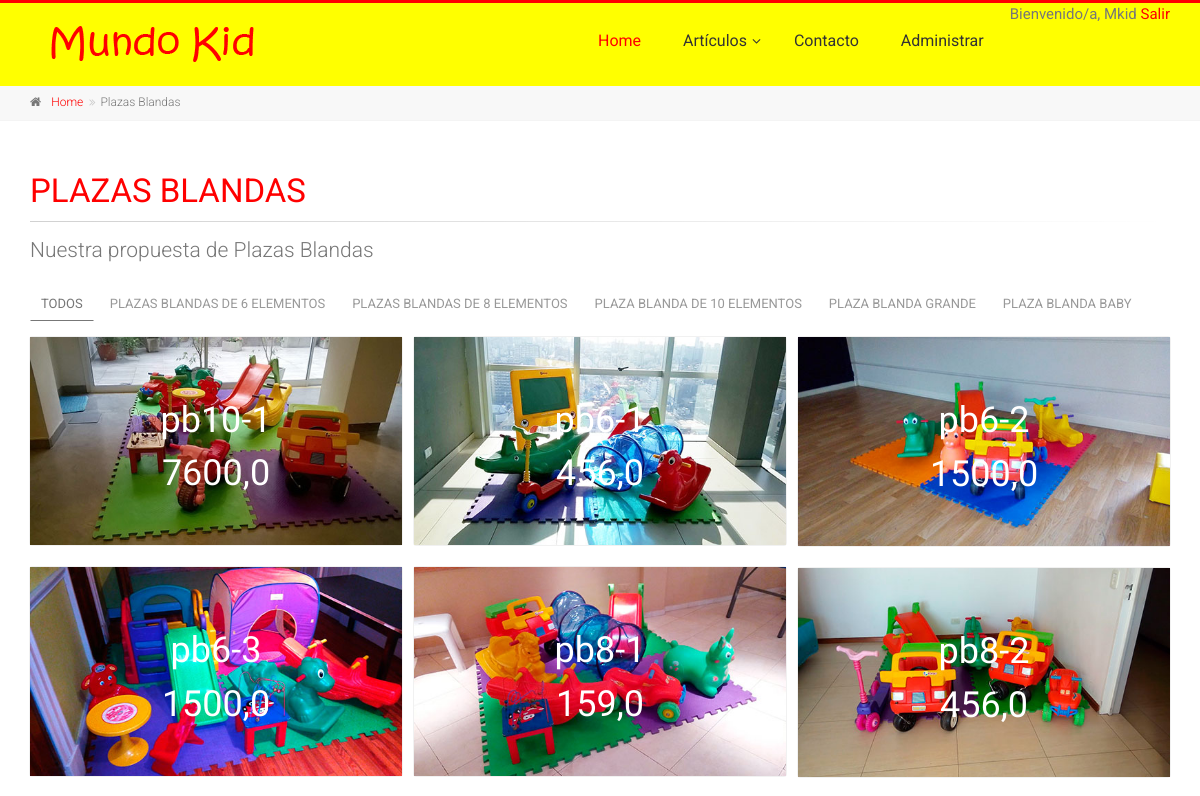
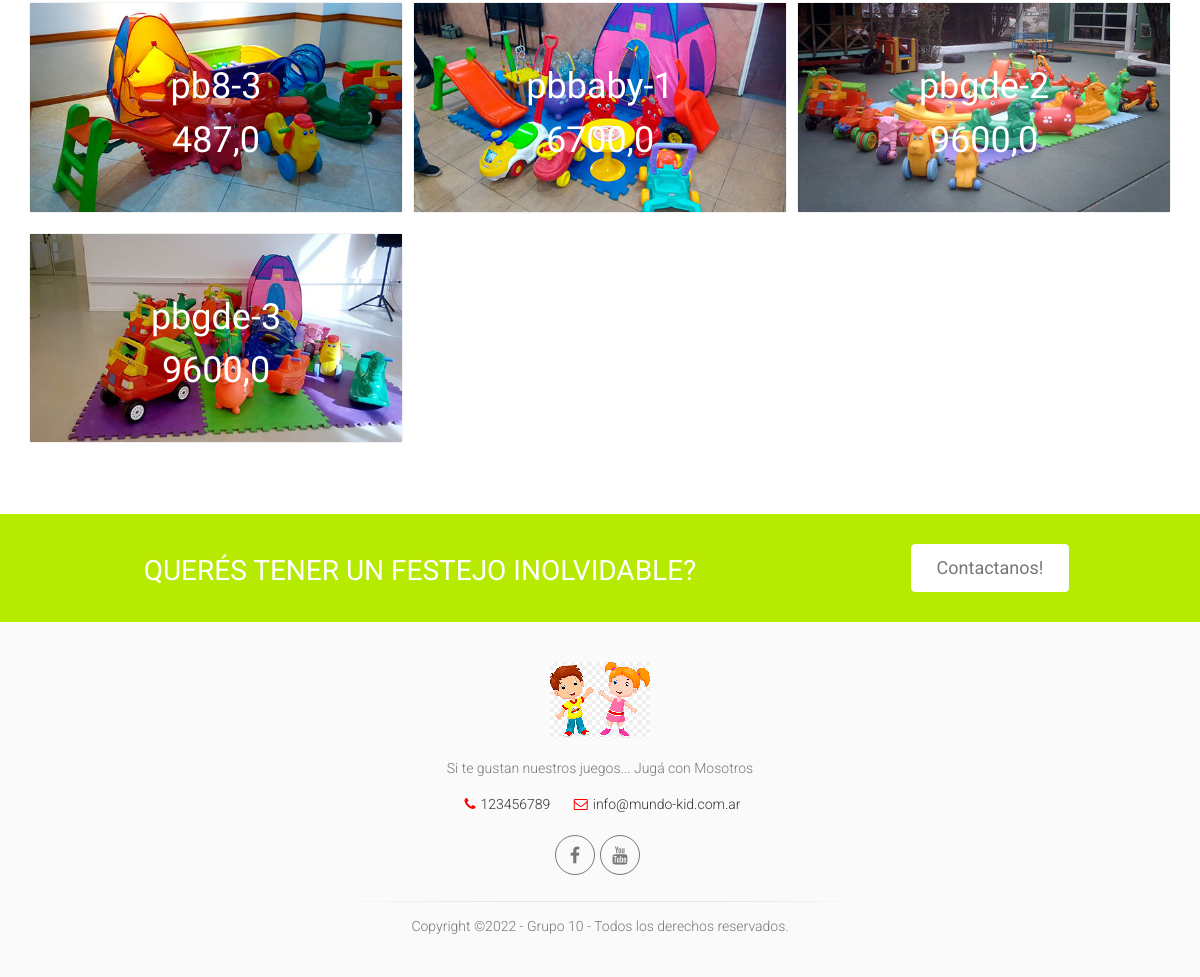
/plazas_blandas/ (signed in), run on an earlier commit of the app's database (2 pictures, top to bottom).
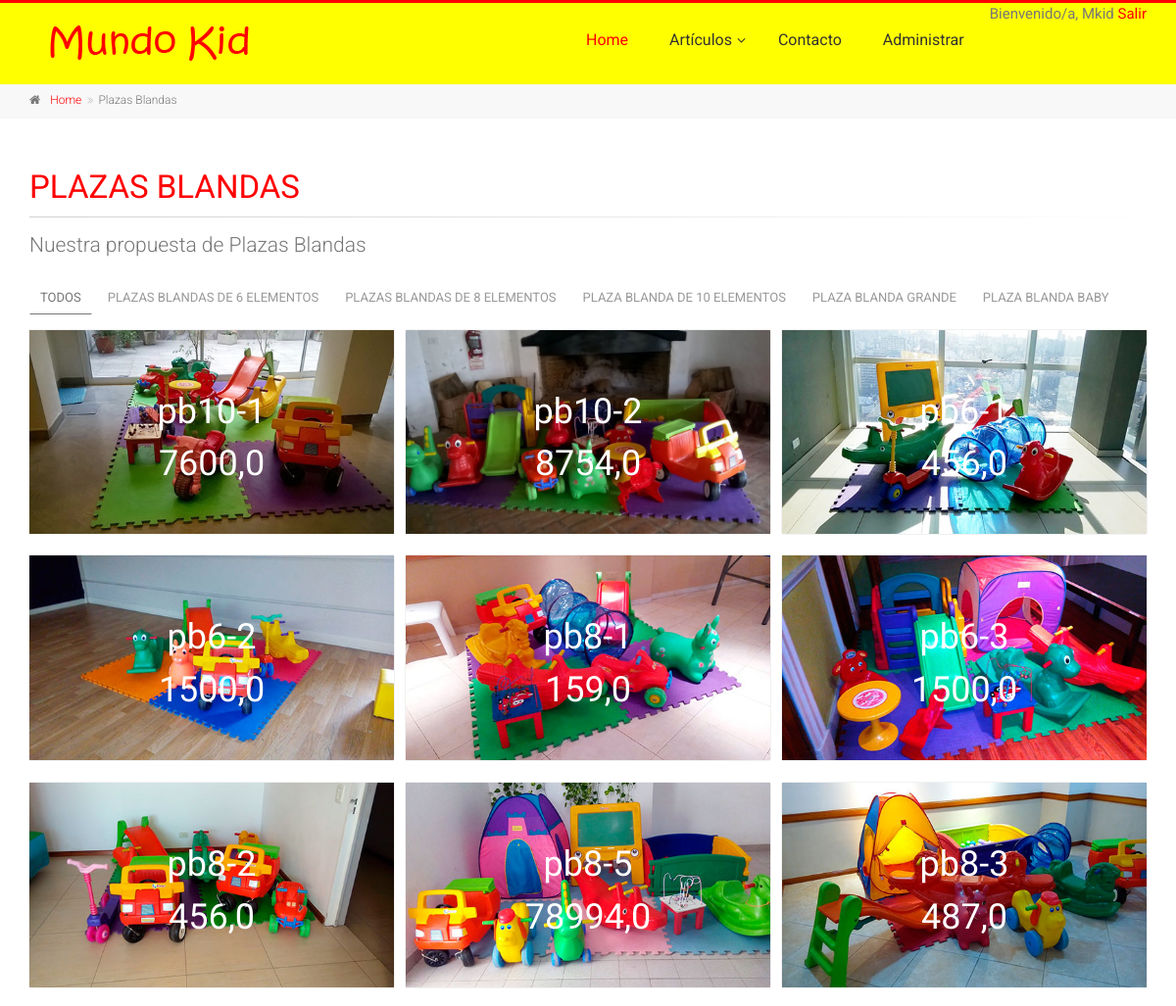
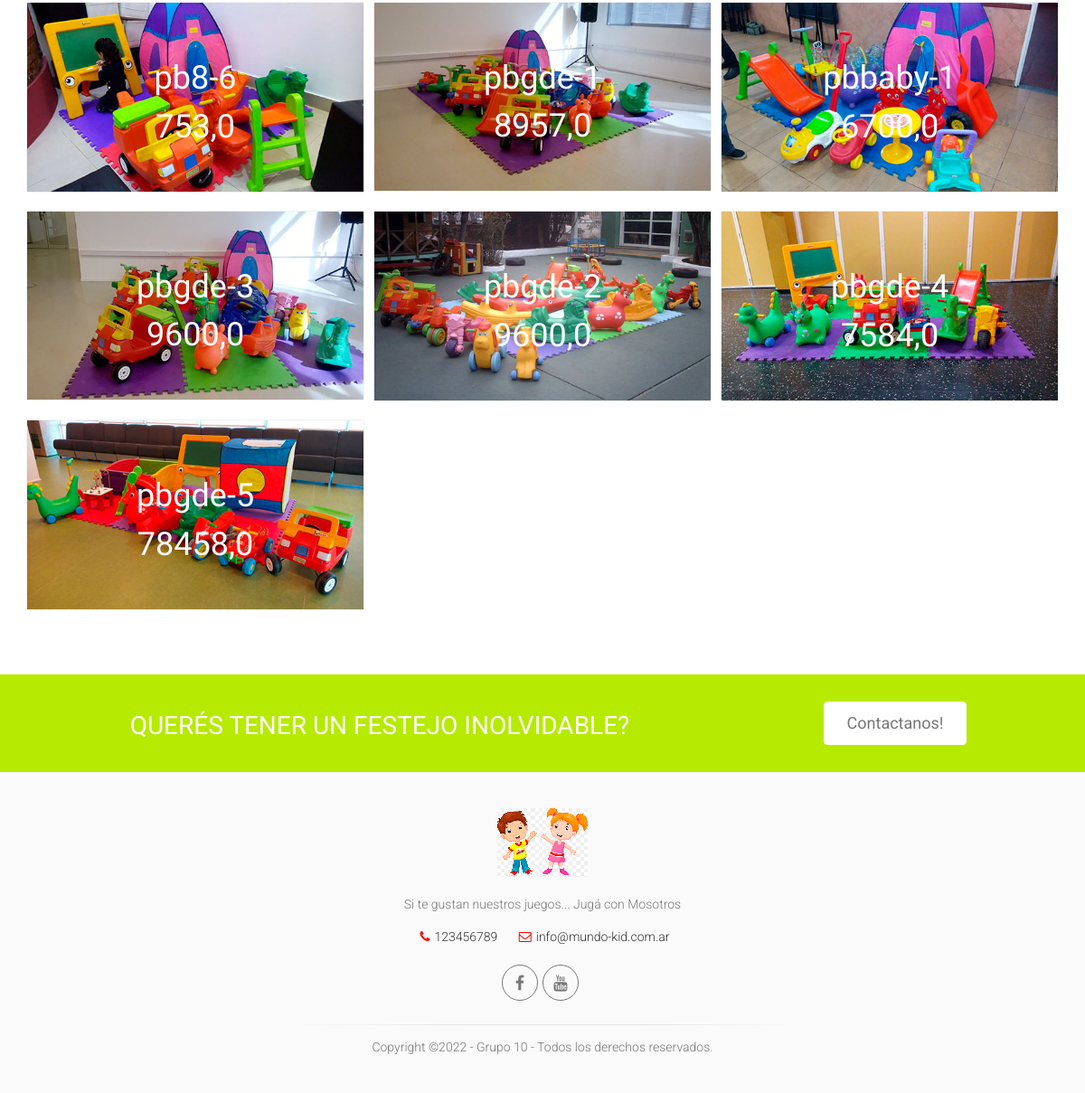
And on a later commit of the database (2 pictures, top to bottom).
### Articulos/models.py (models this page shows, shortened)
class Subcategoria(models.Model):
    id_subcategoria=models.TextField(primary_key=True,max_length=10,verbose_name="Id Subcategoría")
    id_categoria=models.CharField(
        models.ForeignKey('Categoria',on_delete=models.CASCADE),
        max_length=2, null=False, blank=False,
        choices=categorias_id,
        default='in')
    desc_subcategoria=models.TextField(max_length=40,verbose_name="Descripción Subcategoría")

class Articulo(models.Model):
    id=models.AutoField(primary_key=True,verbose_name="Id_Artículo")
    nombre=models.TextField(max_length=40)
    categoria=models.CharField(
        models.ForeignKey('Categoria',on_delete=models.CASCADE),
        max_length=2, null=False, blank=False,
        choices=categorias_id,
        default='in')
    subcategoria=models.TextField(
        models.ForeignKey('Subcategoria',on_delete=models.CASCADE),
        null=False, blank=False,
        max_length=10)
    stock=models.IntegerField()
    precio=models.FloatField()
    imagen_url = models.ImageField(upload_to='articulos', null=True, blank=True, default='No-Image-Placeholder.svg')
    class Meta:
        verbose_name ="articulo"
        verbose_name_plural="articulos"
        ordering= ['nombre']

### Articulos/views.py (the view)
# urls.py: path('plazas_blandas/',Articulos_views.plazas_blandas,name="plazas_blandas"),
@login_required
def plazas_blandas(request):
    articulos=Articulo.objects.filter(categoria = 'pb')
    subcategorias=Subcategoria.objects.filter(id_categoria = 'pb')
    return render(request,"Articulos/articulos.html",{'articulos':articulos,'subcategorias' : subcategorias, 'titulo':'Plazas Blandas'})

### Articulos/templates/Articulos/articulos.html
{% extends 'MundoKid/base.html' %}
{% load static %}
{% block content %}
			<div class="breadcrumb-container">
				<div class="container">
					<ol class="breadcrumb">
						<li><i class="fa fa-home pr-10"></i><a href="{% url 'home' %}">Home</a></li>
						<li class="active">{{titulo}}</li>
					</ol>
				</div>
			</div>
			<section class="main-container">
				<div class="container">
					<div class="row">
						<div class="main col-md-12">
							<h1 class="page-title"><span>{{titulo}}</span></h1>
							<div class="separator-2"></div>
							<p class="lead">Nuestra propuesta de {{titulo}}</p>
							<div class="filters">
								<ul class="nav nav-pills">
									<li class="active"><a href="#" data-filter="*">Todos</a></li>
									{% for subcategoria in subcategorias %}
									<li><a href="#" data-filter='.{{subcategoria.id_subcategoria}}'>{{subcategoria.desc_subcategoria}}</a></li>
									{% endfor %}
                                </ul>
							</div>
							<div class="isotope-container row grid-space-10">
							{% load static %}
                                {% for articulo in articulos %}
								<div class="col-md-4 col-sm-6 isotope-item {{articulo.subcategoria}}">
									<div class="image-box txt-box bordered text-center mb-20">
										<div class="overlay-container">
											<img src="{{ articulo.imagen_url.url }}" alt="{{titulo}}">
											<div class="text">
												<h3>{{articulo.nombre}}</h3>
												<h3>{{articulo.precio}}</h3>
											</div>
										</div>
									</div>
								</div>
                                {% endfor %}
                            </div>
						</div>
					</div>
				</div>
			</section>
{% endblock %}

### MundoKid/templates/MundoKid/base.html (shortened to what this page needs)
<!DOCTYPE html>
<html lang="es">
    <head>
        {% load static %}
		<link href="{% static 'MundoKid/vendor/bootstrap/css/bootstrap.css' %}" rel="stylesheet">
		<link href="{% static 'MundoKid/vendor/font-awesome/css/font-awesome.css' %}" rel="stylesheet">
		<link href="{% static 'MundoKid/vendor/fontello/css/fontello.css' %}" rel="stylesheet">
		<link href="{% static 'MundoKid/vendor/plugins/rs-plugin/css/settings.css' %}" rel="stylesheet">
		<link href="{% static 'MundoKid/css/animations.css' %}" rel="stylesheet">
		<link href="{% static 'MundoKid/vendor/plugins/hover/hover-min.css' %}" rel="stylesheet">
		<link href="{% static 'MundoKid/css/style.css' %}" rel="stylesheet" >
		<link href="{% static 'MundoKid/css/skins/vivid_red.css' %}" rel="stylesheet">
        <link href="{% static 'MundoKid/css/rent.css' %}" rel="stylesheet">
		<link href="{% static 'MundoKid/css/form.css' %}" rel="stylesheet">
    </head>
	<body class="no-trans front-page  ">
		<div class="page-wrapper">
			<div class="header-container">
				<header class="header  fixed clearfix">
					<div class="container">
						<div class="row">
							<div class="col-md-3">
								<div class="header-left clearfix">
									<div id="logo" class="logo">
										<a href="{% url 'home' %}"><img id="logo_img" class="img-responsive" src="{% static 'MundoKid/images/mundo-kid.png' %}" alt="Mundo Kid" title="Mundo Kid"></a>
									</div>
								</div>
							</div>
							<div class="col-md-9">
								<div class="header-right clearfix">
								<div class="main-navigation  animated with-dropdown-buttons">
									<nav class="navbar navbar-default" role="navigation">
										<div class="container-fluid">
											<div class="collapse navbar-collapse" id="navbar-collapse-1">
												<ul class="nav navbar-nav">
													<li class="active">
														<a href="{% url 'home' %}">Home</a>
													</li>
													<li class="dropdown ">
														<a class="dropdown-toggle" data-toggle="dropdown" >Artículos</a>
													</li>
													<li>
														<a href="{% url 'contacto' %}">Contacto</a>
													</li>
													{% if request.user.is_staff %}
													<li >
														<a href="{% url 'articulos:list' %}">Administrar</a>
													</li>
													{% endif %}
													{% if not request.user.is_authenticated %}
													<li class="nav-item">
														<a class="nav-link" href="{% url 'login' %}"> Acceder </a>
													</li>
													<li class="nav-item">
														<a class="nav-link" href="{% url 'signup' %}"> Registro </a>
													</li>
													{% else %}
													<li class="nav-item">
														<p type="text" style="display: inline">Bienvenido/a, {{user.username}}
														<a class="nav-link" href="{% url 'logout' %}"> Salir </a>
													</li>
													{% endif %}
												</ul>
											</div>
										</div>
									</nav>
								</div>
								</div>
							</div>
						</div>
					</div>
				</header>
			</div>
    <main>
    {% block content %}{% endblock %}
    </main>
			<div class="verde footer-top animated-text default-hovered">
				<div class="container">
					<div class="row">
						<div class="col-md-12">
							<div class="call-to-action text-center">
								<div class="row">
									<div class="col-sm-8">
										<h2 class="txt-blanco">Querés tener un festejo inolvidable?</h2>
									</div>
									<div class="col-sm-4">
										<p class="mt-10"><a href="{% url 'contacto' %}" class="btn btn-lg btn-white">Contactanos!</a></p>
									</div>
								</div>
							</div>
						</div>
					</div>
				</div>
			</div>
			<footer id="footer" class="clearfix ">
				<div class="footer">
					<div class="container">
						<div class="footer-inner">
							<div class="row">
								<div class="col-sm-8 col-sm-offset-2 col-md-6 col-md-offset-3">
									<div class="footer-content text-center padding-ver-clear">
										<div class="logo-footer"><img id="logo-footer" class="center-block" src="{% static 'MundoKid/images/ninio.png' %}" alt="Mundo Kid"></div>
										<p>Si te gustan nuestros juegos... Jugá con Mosotros </p>
										<ul class="list-inline mb-20">
											<li><a href="tel:+00 1234567890" class="link-dark"><i class="text-default fa fa-phone pl-10 pr-5"></i>123456789</a></li>
											<li><a href="mailto:info@mundo-kid.com.ar" class="link-dark"><i class="text-default fa fa-envelope-o pl-10 pr-5"></i>info@mundo-kid.com.ar</a></li>
										</ul>
										<ul class="social-links circle animated-effect-1 margin-clear">
											<li class="facebook"><a target="_blank" href="https://www.facebook.com/"><i class="fa fa-facebook"></i></a></li>
											<li class="googleplus"><a target="_blank" href="https://www.youtube.com/"><i class="fa fa-youtube"></i></a></li>
										</ul>
										<div class="separator"></div>
										<p class="text-center margin-clear">Copyright ©2022 - Grupo 10 - Todos los derechos reservados.</p>
									</div>
								</div>
							</div>
						</div>
					</div>
				</div>
			</footer>
		</div>
</body>
</html>

### MundoKid/static/MundoKid/css/skins/vivid_red.css (style rules this page uses)
a { color: #ff0000; }
.text-default { color: #ff0000; }
.btn-white { color: #777777; background-color: #ffffff; border-color: #ffffff; }
.nav-pills > li.active > a:after { color: #ff0000; }
.navbar-default .navbar-nav > li > a:hover, .navbar-default .navbar-nav > li > a:focus, .navbar-default .navbar-nav > .active > a, .navbar-default .navbar-nav > .active > a:hover, .navbar-default .navbar-nav > .active > a:focus { background-color: transparent; color: #ff0000; }
.social-links li a { border: 1px solid #e7e7e7; color: #cdcdcd; }
.social-links.animated-effect-1 li a:after { background-color: #ff0000; }

What changed in the data, as far as the page shows it:
added Articulo: imagen_url (picture), nombre "pb10-2", precio "8754,0"
added Articulo: imagen_url (picture), nombre "pb8-5", precio "78994,0"
added Articulo: imagen_url (picture), nombre "pb8-6", precio "753,0"
added Articulo: imagen_url (picture), nombre "pbgde-1", precio "8957,0"
added Articulo: imagen_url (picture), nombre "pbgde-4", precio "7584,0"
added Articulo: imagen_url (picture), nombre "pbgde-5", precio "78458,0"
